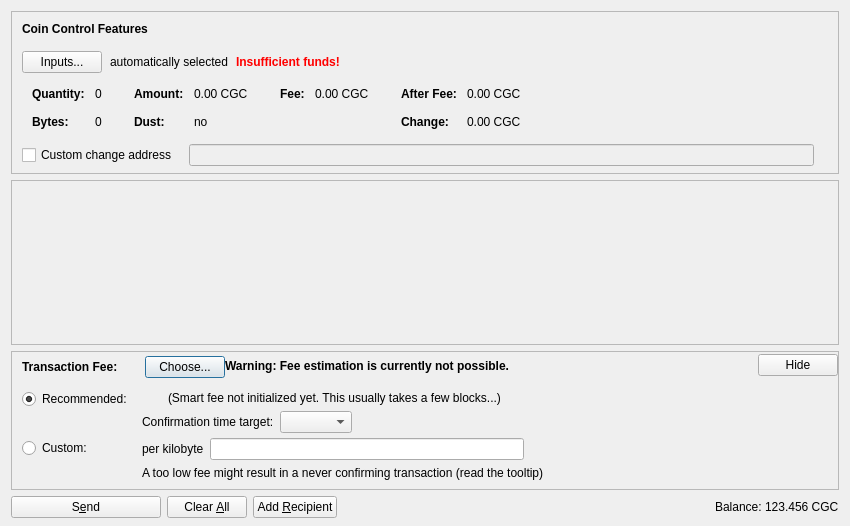
<?xml version="1.0" encoding="UTF-8"?>
<ui version="4.0">
 <class>SendCoinsDialog</class>
 <widget class="QDialog" name="SendCoinsDialog">
  <property name="geometry">
   <rect>
    <x>0</x>
    <y>0</y>
    <width>850</width>
    <height>526</height>
   </rect>
  </property>
  <property name="windowTitle">
   <string>Send Coins</string>
  </property>
  <layout class="QVBoxLayout" name="verticalLayout" stretch="0,1,0,0">
   <property name="bottomMargin">
    <number>8</number>
   </property>
   <item>
    <widget class="QFrame" name="frameCoinControl">
     <property name="sizePolicy">
      <sizepolicy hsizetype="Expanding" vsizetype="Expanding">
       <horstretch>0</horstretch>
       <verstretch>0</verstretch>
      </sizepolicy>
     </property>
     <property name="maximumSize">
      <size>
       <width>16777215</width>
       <height>16777215</height>
      </size>
     </property>
     <property name="frameShape">
      <enum>QFrame::StyledPanel</enum>
     </property>
     <property name="frameShadow">
      <enum>QFrame::Sunken</enum>
     </property>
     <layout class="QVBoxLayout" name="verticalLayoutCoinControl2">
      <property name="spacing">
       <number>0</number>
      </property>
      <property name="leftMargin">
       <number>0</number>
      </property>
      <property name="topMargin">
       <number>0</number>
      </property>
      <property name="rightMargin">
       <number>0</number>
      </property>
      <property name="bottomMargin">
       <number>6</number>
      </property>
      <item>
       <layout class="QVBoxLayout" name="verticalLayoutCoinControl" stretch="0,0,0,0,1">
        <property name="spacing">
         <number>0</number>
        </property>
        <property name="leftMargin">
         <number>10</number>
        </property>
        <property name="topMargin">
         <number>10</number>
        </property>
        <item>
         <layout class="QHBoxLayout" name="horizontalLayoutCoinControl1">
          <property name="bottomMargin">
           <number>15</number>
          </property>
          <item>
           <widget class="QLabel" name="labelCoinControlFeatures">
            <property name="sizePolicy">
             <sizepolicy hsizetype="Preferred" vsizetype="Maximum">
              <horstretch>0</horstretch>
              <verstretch>0</verstretch>
             </sizepolicy>
            </property>
            <property name="font">
             <font>
              <weight>75</weight>
              <bold>true</bold>
             </font>
            </property>
            <property name="styleSheet">
             <string notr="true">font-weight:bold;</string>
            </property>
            <property name="text">
             <string>Coin Control Features</string>
            </property>
           </widget>
          </item>
         </layout>
        </item>
        <item>
         <layout class="QHBoxLayout" name="horizontalLayoutCoinControl2" stretch="0,0,0,0">
          <property name="spacing">
           <number>8</number>
          </property>
          <property name="bottomMargin">
           <number>10</number>
          </property>
          <item>
           <widget class="QPushButton" name="pushButtonCoinControl">
            <property name="styleSheet">
             <string notr="true"/>
            </property>
            <property name="text">
             <string>Inputs...</string>
            </property>
            <property name="autoDefault">
             <bool>false</bool>
            </property>
           </widget>
          </item>
          <item>
           <widget class="QLabel" name="labelCoinControlAutomaticallySelected">
            <property name="text">
             <string>automatically selected</string>
            </property>
            <property name="margin">
             <number>5</number>
            </property>
           </widget>
          </item>
          <item>
           <widget class="QLabel" name="labelCoinControlInsuffFunds">
            <property name="font">
             <font>
              <weight>75</weight>
              <bold>true</bold>
             </font>
            </property>
            <property name="styleSheet">
             <string notr="true">color:red;font-weight:bold;</string>
            </property>
            <property name="text">
             <string>Insufficient funds!</string>
            </property>
            <property name="margin">
             <number>5</number>
            </property>
           </widget>
          </item>
          <item>
           <spacer name="horizontalSpacerCoinControl">
            <property name="orientation">
             <enum>Qt::Horizontal</enum>
            </property>
            <property name="sizeHint" stdset="0">
             <size>
              <width>40</width>
              <height>1</height>
             </size>
            </property>
           </spacer>
          </item>
         </layout>
        </item>
        <item>
         <widget class="QWidget" name="widgetCoinControl" native="true">
          <property name="sizePolicy">
           <sizepolicy hsizetype="Preferred" vsizetype="Preferred">
            <horstretch>0</horstretch>
            <verstretch>0</verstretch>
           </sizepolicy>
          </property>
          <property name="minimumSize">
           <size>
            <width>0</width>
            <height>0</height>
           </size>
          </property>
          <property name="styleSheet">
           <string notr="true"/>
          </property>
          <layout class="QHBoxLayout" name="horizontalLayoutCoinControl5">
           <property name="leftMargin">
            <number>0</number>
           </property>
           <property name="topMargin">
            <number>0</number>
           </property>
           <property name="rightMargin">
            <number>0</number>
           </property>
           <property name="bottomMargin">
            <number>0</number>
           </property>
           <item>
            <layout class="QHBoxLayout" name="horizontalLayoutCoinControl3" stretch="0,0,0,1">
             <property name="spacing">
              <number>20</number>
             </property>
             <property name="topMargin">
              <number>0</number>
             </property>
             <property name="bottomMargin">
              <number>10</number>
             </property>
             <item>
              <layout class="QFormLayout" name="formLayoutCoinControl1">
               <property name="horizontalSpacing">
                <number>10</number>
               </property>
               <property name="verticalSpacing">
                <number>14</number>
               </property>
               <property name="leftMargin">
                <number>10</number>
               </property>
               <property name="topMargin">
                <number>4</number>
               </property>
               <property name="rightMargin">
                <number>6</number>
               </property>
               <item row="0" column="0">
                <widget class="QLabel" name="labelCoinControlQuantityText">
                 <property name="font">
                  <font>
                   <weight>75</weight>
                   <bold>true</bold>
                  </font>
                 </property>
                 <property name="text">
                  <string>Quantity:</string>
                 </property>
                 <property name="margin">
                  <number>0</number>
                 </property>
                </widget>
               </item>
               <item row="0" column="1">
                <widget class="QLabel" name="labelCoinControlQuantity">
                 <property name="cursor">
                  <cursorShape>IBeamCursor</cursorShape>
                 </property>
                 <property name="contextMenuPolicy">
                  <enum>Qt::ActionsContextMenu</enum>
                 </property>
                 <property name="text">
                  <string notr="true">0</string>
                 </property>
                 <property name="margin">
                  <number>0</number>
                 </property>
                 <property name="textInteractionFlags">
                  <set>Qt::LinksAccessibleByMouse|Qt::TextSelectableByKeyboard|Qt::TextSelectableByMouse</set>
                 </property>
                </widget>
               </item>
               <item row="1" column="0">
                <widget class="QLabel" name="labelCoinControlBytesText">
                 <property name="font">
                  <font>
                   <weight>75</weight>
                   <bold>true</bold>
                  </font>
                 </property>
                 <property name="text">
                  <string>Bytes:</string>
                 </property>
                </widget>
               </item>
               <item row="1" column="1">
                <widget class="QLabel" name="labelCoinControlBytes">
                 <property name="cursor">
                  <cursorShape>IBeamCursor</cursorShape>
                 </property>
                 <property name="contextMenuPolicy">
                  <enum>Qt::ActionsContextMenu</enum>
                 </property>
                 <property name="text">
                  <string notr="true">0</string>
                 </property>
                 <property name="textInteractionFlags">
                  <set>Qt::LinksAccessibleByMouse|Qt::TextSelectableByKeyboard|Qt::TextSelectableByMouse</set>
                 </property>
                </widget>
               </item>
              </layout>
             </item>
             <item>
              <layout class="QFormLayout" name="formLayoutCoinControl2">
               <property name="horizontalSpacing">
                <number>10</number>
               </property>
               <property name="verticalSpacing">
                <number>14</number>
               </property>
               <property name="leftMargin">
                <number>6</number>
               </property>
               <property name="topMargin">
                <number>4</number>
               </property>
               <property name="rightMargin">
                <number>6</number>
               </property>
               <item row="0" column="0">
                <widget class="QLabel" name="labelCoinControlAmountText">
                 <property name="font">
                  <font>
                   <weight>75</weight>
                   <bold>true</bold>
                  </font>
                 </property>
                 <property name="text">
                  <string>Amount:</string>
                 </property>
                 <property name="margin">
                  <number>0</number>
                 </property>
                </widget>
               </item>
               <item row="0" column="1">
                <widget class="QLabel" name="labelCoinControlAmount">
                 <property name="cursor">
                  <cursorShape>IBeamCursor</cursorShape>
                 </property>
                 <property name="contextMenuPolicy">
                  <enum>Qt::ActionsContextMenu</enum>
                 </property>
                 <property name="text">
                  <string notr="true">0.00 CGC</string>
                 </property>
                 <property name="textInteractionFlags">
                  <set>Qt::LinksAccessibleByMouse|Qt::TextSelectableByKeyboard|Qt::TextSelectableByMouse</set>
                 </property>
                </widget>
               </item>
               <item row="1" column="0">
                <widget class="QLabel" name="labelCoinControlLowOutputText">
                 <property name="font">
                  <font>
                   <weight>75</weight>
                   <bold>true</bold>
                  </font>
                 </property>
                 <property name="text">
                  <string>Dust:</string>
                 </property>
                </widget>
               </item>
               <item row="1" column="1">
                <widget class="QLabel" name="labelCoinControlLowOutput">
                 <property name="cursor">
                  <cursorShape>IBeamCursor</cursorShape>
                 </property>
                 <property name="contextMenuPolicy">
                  <enum>Qt::ActionsContextMenu</enum>
                 </property>
                 <property name="text">
                  <string notr="true">no</string>
                 </property>
                 <property name="textInteractionFlags">
                  <set>Qt::LinksAccessibleByMouse|Qt::TextSelectableByKeyboard|Qt::TextSelectableByMouse</set>
                 </property>
                </widget>
               </item>
              </layout>
             </item>
             <item>
              <layout class="QFormLayout" name="formLayoutCoinControl3">
               <property name="horizontalSpacing">
                <number>10</number>
               </property>
               <property name="verticalSpacing">
                <number>14</number>
               </property>
               <property name="leftMargin">
                <number>6</number>
               </property>
               <property name="topMargin">
                <number>4</number>
               </property>
               <property name="rightMargin">
                <number>6</number>
               </property>
               <item row="0" column="0">
                <widget class="QLabel" name="labelCoinControlFeeText">
                 <property name="font">
                  <font>
                   <weight>75</weight>
                   <bold>true</bold>
                  </font>
                 </property>
                 <property name="text">
                  <string>Fee:</string>
                 </property>
                 <property name="margin">
                  <number>0</number>
                 </property>
                </widget>
               </item>
               <item row="0" column="1">
                <widget class="QLabel" name="labelCoinControlFee">
                 <property name="cursor">
                  <cursorShape>IBeamCursor</cursorShape>
                 </property>
                 <property name="contextMenuPolicy">
                  <enum>Qt::ActionsContextMenu</enum>
                 </property>
                 <property name="text">
                  <string notr="true">0.00 CGC</string>
                 </property>
                 <property name="textInteractionFlags">
                  <set>Qt::LinksAccessibleByMouse|Qt::TextSelectableByKeyboard|Qt::TextSelectableByMouse</set>
                 </property>
                </widget>
               </item>
              </layout>
             </item>
             <item>
              <layout class="QFormLayout" name="formLayoutCoinControl4">
               <property name="horizontalSpacing">
                <number>10</number>
               </property>
               <property name="verticalSpacing">
                <number>14</number>
               </property>
               <property name="leftMargin">
                <number>6</number>
               </property>
               <property name="topMargin">
                <number>4</number>
               </property>
               <property name="rightMargin">
                <number>6</number>
               </property>
               <item row="0" column="0">
                <widget class="QLabel" name="labelCoinControlAfterFeeText">
                 <property name="font">
                  <font>
                   <weight>75</weight>
                   <bold>true</bold>
                  </font>
                 </property>
                 <property name="text">
                  <string>After Fee:</string>
                 </property>
                 <property name="margin">
                  <number>0</number>
                 </property>
                </widget>
               </item>
               <item row="0" column="1">
                <widget class="QLabel" name="labelCoinControlAfterFee">
                 <property name="cursor">
                  <cursorShape>IBeamCursor</cursorShape>
                 </property>
                 <property name="contextMenuPolicy">
                  <enum>Qt::ActionsContextMenu</enum>
                 </property>
                 <property name="text">
                  <string notr="true">0.00 CGC</string>
                 </property>
                 <property name="textInteractionFlags">
                  <set>Qt::LinksAccessibleByMouse|Qt::TextSelectableByKeyboard|Qt::TextSelectableByMouse</set>
                 </property>
                </widget>
               </item>
               <item row="1" column="0">
                <widget class="QLabel" name="labelCoinControlChangeText">
                 <property name="font">
                  <font>
                   <weight>75</weight>
                   <bold>true</bold>
                  </font>
                 </property>
                 <property name="text">
                  <string>Change:</string>
                 </property>
                </widget>
               </item>
               <item row="1" column="1">
                <widget class="QLabel" name="labelCoinControlChange">
                 <property name="cursor">
                  <cursorShape>IBeamCursor</cursorShape>
                 </property>
                 <property name="contextMenuPolicy">
                  <enum>Qt::ActionsContextMenu</enum>
                 </property>
                 <property name="text">
                  <string notr="true">0.00 CGC</string>
                 </property>
                 <property name="textInteractionFlags">
                  <set>Qt::LinksAccessibleByMouse|Qt::TextSelectableByKeyboard|Qt::TextSelectableByMouse</set>
                 </property>
                </widget>
               </item>
              </layout>
             </item>
            </layout>
           </item>
          </layout>
         </widget>
        </item>
        <item>
         <layout class="QHBoxLayout" name="horizontalLayoutCoinControl4" stretch="0,0,0">
          <property name="spacing">
           <number>12</number>
          </property>
          <property name="sizeConstraint">
           <enum>QLayout::SetDefaultConstraint</enum>
          </property>
          <property name="topMargin">
           <number>5</number>
          </property>
          <property name="rightMargin">
           <number>5</number>
          </property>
          <item>
           <widget class="QCheckBox" name="checkBoxCoinControlChange">
            <property name="toolTip">
             <string>If this is activated, but the change address is empty or invalid, change will be sent to a newly generated address.</string>
            </property>
            <property name="text">
             <string>Custom change address</string>
            </property>
           </widget>
          </item>
          <item>
           <widget class="QValidatedLineEdit" name="lineEditCoinControlChange">
            <property name="enabled">
             <bool>false</bool>
            </property>
            <property name="sizePolicy">
             <sizepolicy hsizetype="Expanding" vsizetype="Fixed">
              <horstretch>0</horstretch>
              <verstretch>0</verstretch>
             </sizepolicy>
            </property>
           </widget>
          </item>
          <item>
           <widget class="QLabel" name="labelCoinControlChangeLabel">
            <property name="sizePolicy">
             <sizepolicy hsizetype="Preferred" vsizetype="Expanding">
              <horstretch>0</horstretch>
              <verstretch>0</verstretch>
             </sizepolicy>
            </property>
            <property name="minimumSize">
             <size>
              <width>0</width>
              <height>0</height>
             </size>
            </property>
            <property name="text">
             <string/>
            </property>
            <property name="margin">
             <number>3</number>
            </property>
           </widget>
          </item>
         </layout>
        </item>
        <item>
         <spacer name="verticalSpacerCoinControl">
          <property name="orientation">
           <enum>Qt::Vertical</enum>
          </property>
          <property name="sizeHint" stdset="0">
           <size>
            <width>800</width>
            <height>1</height>
           </size>
          </property>
         </spacer>
        </item>
       </layout>
      </item>
     </layout>
    </widget>
   </item>
   <item>
    <widget class="QScrollArea" name="scrollArea">
     <property name="widgetResizable">
      <bool>true</bool>
     </property>
     <widget class="QWidget" name="scrollAreaWidgetContents">
      <property name="geometry">
       <rect>
        <x>0</x>
        <y>0</y>
        <width>830</width>
        <height>104</height>
       </rect>
      </property>
      <layout class="QVBoxLayout" name="verticalLayout_2" stretch="0,1">
       <property name="leftMargin">
        <number>0</number>
       </property>
       <property name="topMargin">
        <number>0</number>
       </property>
       <property name="rightMargin">
        <number>0</number>
       </property>
       <property name="bottomMargin">
        <number>0</number>
       </property>
       <item>
        <layout class="QVBoxLayout" name="entries">
         <property name="spacing">
          <number>6</number>
         </property>
        </layout>
       </item>
       <item>
        <spacer name="verticalSpacer">
         <property name="orientation">
          <enum>Qt::Vertical</enum>
         </property>
         <property name="sizeHint" stdset="0">
          <size>
           <width>20</width>
           <height>40</height>
          </size>
         </property>
        </spacer>
       </item>
      </layout>
     </widget>
    </widget>
   </item>
   <item>
    <widget class="QFrame" name="frameFee">
     <property name="sizePolicy">
      <sizepolicy hsizetype="Expanding" vsizetype="Expanding">
       <horstretch>0</horstretch>
       <verstretch>0</verstretch>
      </sizepolicy>
     </property>
     <property name="maximumSize">
      <size>
       <width>16777215</width>
       <height>16777215</height>
      </size>
     </property>
     <property name="frameShape">
      <enum>QFrame::StyledPanel</enum>
     </property>
     <property name="frameShadow">
      <enum>QFrame::Sunken</enum>
     </property>
     <layout class="QVBoxLayout" name="verticalLayoutFee1">
      <property name="spacing">
       <number>0</number>
      </property>
      <property name="leftMargin">
       <number>0</number>
      </property>
      <property name="topMargin">
       <number>0</number>
      </property>
      <property name="rightMargin">
       <number>0</number>
      </property>
      <property name="bottomMargin">
       <number>0</number>
      </property>
      <item>
       <layout class="QVBoxLayout" name="verticalLayoutFee2" stretch="0,0,0">
        <property name="spacing">
         <number>0</number>
        </property>
        <property name="leftMargin">
         <number>10</number>
        </property>
        <property name="topMargin">
         <number>0</number>
        </property>
        <item>
         <layout class="QHBoxLayout" name="horizontalLayoutFee1">
          <property name="bottomMargin">
           <number>0</number>
          </property>
          <item>
           <layout class="QVBoxLayout" name="verticalLayoutFee7">
            <property name="spacing">
             <number>0</number>
            </property>
            <item>
             <spacer name="verticalSpacerSmartFee">
              <property name="orientation">
               <enum>Qt::Vertical</enum>
              </property>
              <property name="sizeType">
               <enum>QSizePolicy::Fixed</enum>
              </property>
              <property name="sizeHint" stdset="0">
               <size>
                <width>1</width>
                <height>4</height>
               </size>
              </property>
             </spacer>
            </item>
            <item>
             <layout class="QHBoxLayout" name="horizontalLayoutSmartFee">
              <property name="spacing">
               <number>10</number>
              </property>
              <item>
               <widget class="QLabel" name="labelFeeHeadline">
                <property name="sizePolicy">
                 <sizepolicy hsizetype="Preferred" vsizetype="Maximum">
                  <horstretch>0</horstretch>
                  <verstretch>0</verstretch>
                 </sizepolicy>
                </property>
                <property name="font">
                 <font>
                  <weight>75</weight>
                  <bold>true</bold>
                 </font>
                </property>
                <property name="styleSheet">
                 <string notr="true">font-weight:bold;</string>
                </property>
                <property name="text">
                 <string>Transaction Fee:</string>
                </property>
               </widget>
              </item>
              <item>
               <widget class="QLabel" name="labelFeeMinimized">
                <property name="text">
                 <string/>
                </property>
               </widget>
              </item>
              <item>
               <widget class="QPushButton" name="buttonChooseFee">
                <property name="text">
                 <string>Choose...</string>
                </property>
               </widget>
              </item>
             </layout>
            </item>
            <item>
             <spacer name="verticalSpacer_5">
              <property name="orientation">
               <enum>Qt::Vertical</enum>
              </property>
              <property name="sizeHint" stdset="0">
               <size>
                <width>1</width>
                <height>1</height>
               </size>
              </property>
             </spacer>
            </item>
           </layout>
          </item>
          <item>
           <widget class="QLabel" name="fallbackFeeWarningLabel">
            <property name="toolTip">
             <string>Using the fallbackfee can result in sending a transaction that will take several hours or days (or never) to confirm. Consider choosing your fee manually or wait until you have validated the complete chain.</string>
            </property>
            <property name="font">
            <font>
                <weight>75</weight>
                <bold>true</bold>
            </font>
            </property>
            <property name="text">
             <string>Warning: Fee estimation is currently not possible.</string>
            </property>
            <property name="wordWrap">
             <bool>false</bool>
            </property>
           </widget>
          </item>
          <item>
           <spacer name="horizontalSpacer_4">
            <property name="orientation">
             <enum>Qt::Horizontal</enum>
            </property>
            <property name="sizeType">
             <enum>QSizePolicy::MinimumExpanding</enum>
            </property>
            <property name="sizeHint" stdset="0">
             <size>
              <width>40</width>
              <height>20</height>
             </size>
            </property>
           </spacer>
          </item>
          <item>
           <widget class="QPushButton" name="buttonMinimizeFee">
            <property name="toolTip">
             <string>collapse fee-settings</string>
            </property>
            <property name="text">
             <string>Hide</string>
            </property>
           </widget>
          </item>
         </layout>
        </item>
        <item>
         <widget class="QFrame" name="frameFeeSelection">
          <layout class="QVBoxLayout" name="verticalLayoutFee12">
           <property name="spacing">
            <number>0</number>
           </property>
           <property name="leftMargin">
            <number>0</number>
           </property>
           <property name="topMargin">
            <number>0</number>
           </property>
           <property name="rightMargin">
            <number>0</number>
           </property>
           <property name="bottomMargin">
            <number>0</number>
           </property>
           <item>
            <layout class="QGridLayout" name="gridLayoutFee">
             <property name="topMargin">
              <number>10</number>
             </property>
             <property name="bottomMargin">
              <number>4</number>
             </property>
             <property name="horizontalSpacing">
              <number>10</number>
             </property>
             <property name="verticalSpacing">
              <number>4</number>
             </property>
             <item row="1" column="1">
              <layout class="QVBoxLayout" name="verticalLayoutFee8">
               <property name="spacing">
                <number>6</number>
               </property>
               <item>
                <layout class="QHBoxLayout" name="horizontalLayoutFee13">
                 <item>
                  <widget class="QLabel" name="labelCustomPerKilobyte">
                   <property name="toolTip">
                    <string>Specify a custom fee per kB (1,000 bytes) of the transaction's virtual size.

Note:  Since the fee is calculated on a per-byte basis, a fee of "100 satoshis per kB" for a transaction size of 500 bytes (half of 1 kB) would ultimately yield a fee of only 50 satoshis.</string>
                   </property>
                   <property name="text">
                    <string>per kilobyte</string>
                   </property>
                  </widget>
                 </item>
                 <item>
                  <widget class="BitcoinAmountField" name="customFee"/>
                 </item>
                 <item>
                  <spacer name="horizontalSpacer_6">
                   <property name="orientation">
                    <enum>Qt::Horizontal</enum>
                   </property>
                   <property name="sizeHint" stdset="0">
                    <size>
                     <width>1</width>
                     <height>1</height>
                    </size>
                   </property>
                  </spacer>
                 </item>
                </layout>
               </item>
               <item>
                <layout class="QHBoxLayout" name="horizontalLayoutFee8">
                 <item>
                  <widget class="QLabel" name="labelCustomFeeWarning">
                   <property name="enabled">
                    <bool>true</bool>
                   </property>
                   <property name="toolTip">
                    <string>When there is less transaction volume than space in the blocks, miners as well as relaying nodes may enforce a minimum fee. Paying only this minimum fee is just fine, but be aware that this can result in a never confirming transaction once there is more demand for chunguscoin transactions than the network can process.</string>
                   </property>
                   <property name="text">
                    <string>A too low fee might result in a never confirming transaction (read the tooltip)</string>
                   </property>
                  </widget>
                 </item>
                 <item>
                  <spacer name="horizontalSpacer_2">
                   <property name="orientation">
                    <enum>Qt::Horizontal</enum>
                   </property>
                   <property name="sizeHint" stdset="0">
                    <size>
                     <width>1</width>
                     <height>1</height>
                    </size>
                   </property>
                  </spacer>
                 </item>
                </layout>
               </item>
              </layout>
             </item>
             <item row="0" column="0">
              <layout class="QVBoxLayout" name="verticalLayoutFee4" stretch="0,1">
               <item>
                <widget class="QRadioButton" name="radioSmartFee">
                 <property name="text">
                  <string>Recommended:</string>
                 </property>
                 <property name="checked">
                  <bool>true</bool>
                 </property>
                 <attribute name="buttonGroup">
                  <string notr="true">groupFee</string>
                 </attribute>
                </widget>
               </item>
               <item>
                <spacer name="verticalSpacer_2">
                 <property name="orientation">
                  <enum>Qt::Vertical</enum>
                 </property>
                 <property name="sizeHint" stdset="0">
                  <size>
                   <width>1</width>
                   <height>1</height>
                  </size>
                 </property>
                </spacer>
               </item>
              </layout>
             </item>
             <item row="1" column="0">
              <layout class="QVBoxLayout" name="verticalLayoutFee9" stretch="0,1">
               <item>
                <widget class="QRadioButton" name="radioCustomFee">
                 <property name="text">
                  <string>Custom:</string>
                 </property>
                 <attribute name="buttonGroup">
                  <string notr="true">groupFee</string>
                 </attribute>
                </widget>
               </item>
               <item>
                <spacer name="verticalSpacer_6">
                 <property name="orientation">
                  <enum>Qt::Vertical</enum>
                 </property>
                 <property name="sizeHint" stdset="0">
                  <size>
                   <width>1</width>
                   <height>1</height>
                  </size>
                 </property>
                </spacer>
               </item>
              </layout>
             </item>
             <item row="0" column="1">
              <layout class="QVBoxLayout" name="verticalLayoutFee3" stretch="0,0,1">
               <property name="spacing">
                <number>6</number>
               </property>
               <property name="topMargin">
                <number>2</number>
               </property>
               <item>
                <layout class="QHBoxLayout" name="horizontalLayoutFee12">
                 <item>
                  <widget class="QLabel" name="labelSmartFee">
                   <property name="text">
                    <string/>
                   </property>
                  </widget>
                 </item>
                 <item>
                  <widget class="QLabel" name="labelFeeEstimation">
                   <property name="text">
                    <string/>
                   </property>
                  </widget>
                 </item>
                 <item>
                  <widget class="QLabel" name="labelSmartFee2">
                   <property name="text">
                    <string>(Smart fee not initialized yet. This usually takes a few blocks...)</string>
                   </property>
                  </widget>
                 </item>
                 <item>
                  <spacer name="horizontalSpacer_5">
                   <property name="orientation">
                    <enum>Qt::Horizontal</enum>
                   </property>
                   <property name="sizeHint" stdset="0">
                    <size>
                     <width>1</width>
                     <height>1</height>
                    </size>
                   </property>
                  </spacer>
                 </item>
                </layout>
               </item>
               <item>
                <layout class="QHBoxLayout" name="horizontalLayoutFee9">
                 <item>
                  <layout class="QVBoxLayout" name="verticalLayoutFee6">
                   <item>
                    <widget class="QLabel" name="labelSmartFee3">
                     <property name="text">
                      <string>Confirmation time target:</string>
                     </property>
                    </widget>
                   </item>
                  </layout>
                 </item>
                 <item>
                  <layout class="QVBoxLayout" name="verticalLayoutFee5">
                   <property name="rightMargin">
                    <number>30</number>
                   </property>
                   <item>
                    <layout class="QHBoxLayout" name="horizontalLayoutConfTarget">
                     <property name="bottomMargin">
                      <number>0</number>
                     </property>
                     <item>
                      <widget class="QComboBox" name="confTargetSelector"/>
                     </item>
                     <item>
                      <spacer name="horizontalSpacerConfTarget">
                       <property name="orientation">
                        <enum>Qt::Horizontal</enum>
                       </property>
                       <property name="sizeHint" stdset="0">
                        <size>
                         <width>40</width>
                         <height>20</height>
                        </size>
                       </property>
                      </spacer>
                     </item>
                    </layout>
                   </item>
                  </layout>
                 </item>
                </layout>
               </item>
               <item>
                <spacer name="verticalSpacer_4">
                 <property name="orientation">
                  <enum>Qt::Vertical</enum>
                 </property>
                 <property name="sizeHint" stdset="0">
                  <size>
                   <width>1</width>
                   <height>1</height>
                  </size>
                 </property>
                </spacer>
               </item>
              </layout>
             </item>
            </layout>
           </item>
          </layout>
         </widget>
        </item>
        <item>
         <spacer name="verticalSpacerFee">
          <property name="orientation">
           <enum>Qt::Vertical</enum>
          </property>
          <property name="sizeHint" stdset="0">
           <size>
            <width>40</width>
            <height>5</height>
           </size>
          </property>
         </spacer>
        </item>
       </layout>
      </item>
     </layout>
    </widget>
   </item>
   <item>
    <layout class="QHBoxLayout" name="horizontalLayout">
     <item>
      <widget class="QPushButton" name="sendButton">
       <property name="minimumSize">
        <size>
         <width>150</width>
         <height>0</height>
        </size>
       </property>
       <property name="toolTip">
        <string>Confirm the send action</string>
       </property>
       <property name="text">
        <string>S&amp;end</string>
       </property>
       <property name="icon">
        <iconset resource="../bitcoin.qrc">
         <normaloff>:/icons/send</normaloff>:/icons/send</iconset>
       </property>
       <property name="autoDefault">
        <bool>false</bool>
       </property>
       <property name="default">
        <bool>false</bool>
       </property>
      </widget>
     </item>
     <item>
      <widget class="QPushButton" name="clearButton">
       <property name="sizePolicy">
        <sizepolicy hsizetype="Minimum" vsizetype="Fixed">
         <horstretch>0</horstretch>
         <verstretch>0</verstretch>
        </sizepolicy>
       </property>
       <property name="toolTip">
        <string>Clear all fields of the form.</string>
       </property>
       <property name="text">
        <string>Clear &amp;All</string>
       </property>
       <property name="icon">
        <iconset resource="../bitcoin.qrc">
         <normaloff>:/icons/remove</normaloff>:/icons/remove</iconset>
       </property>
       <property name="autoDefault">
        <bool>false</bool>
       </property>
      </widget>
     </item>
     <item>
      <widget class="QPushButton" name="addButton">
       <property name="toolTip">
        <string>Send to multiple recipients at once</string>
       </property>
       <property name="text">
        <string>Add &amp;Recipient</string>
       </property>
       <property name="icon">
        <iconset resource="../bitcoin.qrc">
         <normaloff>:/icons/add</normaloff>:/icons/add</iconset>
       </property>
       <property name="autoDefault">
        <bool>false</bool>
       </property>
      </widget>
     </item>
     <item>
      <spacer name="horizontalSpacer">
       <property name="orientation">
        <enum>Qt::Horizontal</enum>
       </property>
       <property name="sizeHint" stdset="0">
        <size>
         <width>40</width>
         <height>20</height>
        </size>
       </property>
      </spacer>
     </item>
     <item>
      <layout class="QHBoxLayout" name="horizontalLayout_2">
       <property name="spacing">
        <number>3</number>
       </property>
       <item>
        <widget class="QLabel" name="label">
         <property name="sizePolicy">
          <sizepolicy hsizetype="Preferred" vsizetype="Fixed">
           <horstretch>0</horstretch>
           <verstretch>0</verstretch>
          </sizepolicy>
         </property>
         <property name="text">
          <string>Balance:</string>
         </property>
        </widget>
       </item>
       <item>
        <widget class="QLabel" name="labelBalance">
         <property name="sizePolicy">
          <sizepolicy hsizetype="Preferred" vsizetype="Fixed">
           <horstretch>0</horstretch>
           <verstretch>0</verstretch>
          </sizepolicy>
         </property>
         <property name="cursor">
          <cursorShape>IBeamCursor</cursorShape>
         </property>
         <property name="text">
          <string notr="true">123.456 CGC</string>
         </property>
         <property name="textInteractionFlags">
          <set>Qt::LinksAccessibleByMouse|Qt::TextSelectableByKeyboard|Qt::TextSelectableByMouse</set>
         </property>
        </widget>
       </item>
      </layout>
     </item>
    </layout>
   </item>
  </layout>
 </widget>
 <customwidgets>
  <customwidget>
   <class>QValidatedLineEdit</class>
   <extends>QLineEdit</extends>
   <header>qt/qvalidatedlineedit.h</header>
  </customwidget>
  <customwidget>
   <class>BitcoinAmountField</class>
   <extends>QLineEdit</extends>
   <header>qt/bitcoinamountfield.h</header>
   <container>1</container>
  </customwidget>
 </customwidgets>
 <resources>
  <include location="../bitcoin.qrc"/>
 </resources>
 <connections/>
 <buttongroups>
  <buttongroup name="groupFee"/>
 </buttongroups>
</ui>
